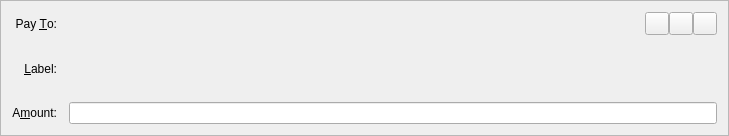
<?xml version="1.0" encoding="UTF-8"?>
<ui version="4.0">
 <class>SendCoinsEntry</class>
 <widget class="QFrame" name="SendCoinsEntry">
  <property name="geometry">
   <rect>
    <x>0</x>
    <y>0</y>
    <width>729</width>
    <height>136</height>
   </rect>
  </property>
  <property name="windowTitle">
   <string>Form</string>
  </property>
  <property name="frameShape">
   <enum>QFrame::StyledPanel</enum>
  </property>
  <property name="frameShadow">
   <enum>QFrame::Sunken</enum>
  </property>
  <layout class="QGridLayout" name="gridLayout">
   <property name="spacing">
    <number>12</number>
   </property>
   <item row="5" column="0">
    <widget class="QLabel" name="label">
     <property name="text">
      <string>A&amp;mount:</string>
     </property>
     <property name="alignment">
      <set>Qt::AlignRight|Qt::AlignTrailing|Qt::AlignVCenter</set>
     </property>
     <property name="buddy">
      <cstring>payAmount</cstring>
     </property>
    </widget>
   </item>
   <item row="3" column="0">
    <widget class="QLabel" name="label_2">
     <property name="text">
      <string>Pay &amp;To:</string>
     </property>
     <property name="alignment">
      <set>Qt::AlignRight|Qt::AlignTrailing|Qt::AlignVCenter</set>
     </property>
     <property name="buddy">
      <cstring>payTo</cstring>
     </property>
    </widget>
   </item>
   <item row="5" column="1">
    <widget class="BitcoinAmountField" name="payAmount"/>
   </item>
   <item row="4" column="1">
    <layout class="QHBoxLayout" name="horizontalLayout_2">
     <property name="spacing">
      <number>0</number>
     </property>
     <item>
      <widget class="QValidatedLineEdit" name="addAsLabel" native="true">
       <property name="enabled">
        <bool>true</bool>
       </property>
       <property name="toolTip">
        <string>Enter a label for this address to add it to your address book</string>
       </property>
      </widget>
     </item>
    </layout>
   </item>
   <item row="4" column="0">
    <widget class="QLabel" name="label_4">
     <property name="text">
      <string>&amp;Label:</string>
     </property>
     <property name="alignment">
      <set>Qt::AlignRight|Qt::AlignTrailing|Qt::AlignVCenter</set>
     </property>
     <property name="buddy">
      <cstring>addAsLabel</cstring>
     </property>
    </widget>
   </item>
   <item row="3" column="1">
    <layout class="QHBoxLayout" name="payToLayout">
     <property name="spacing">
      <number>0</number>
     </property>
     <item>
      <widget class="QValidatedLineEdit" name="payTo" native="true">
       <property name="toolTip">
        <string>The address to send the payment to  (e.g. FHYYWDsdxxUKdP3kgWSmNLp8wNkj3S7aMr)</string>
       </property>
       <property name="maxLength" stdset="0">
        <number>100</number>
       </property>
      </widget>
     </item>
     <item>
      <widget class="QToolButton" name="addressBookButton">
       <property name="toolTip">
        <string>Choose address from address book</string>
       </property>
       <property name="text">
        <string/>
       </property>
       <property name="icon">
        <iconset resource="../bitcoin.qrc">
         <normaloff>:/icons/address-book</normaloff>:/icons/address-book</iconset>
       </property>
       <property name="shortcut">
        <string>Alt+A</string>
       </property>
      </widget>
     </item>
     <item>
      <widget class="QToolButton" name="pasteButton">
       <property name="toolTip">
        <string>Paste address from clipboard</string>
       </property>
       <property name="text">
        <string/>
       </property>
       <property name="icon">
        <iconset resource="../bitcoin.qrc">
         <normaloff>:/icons/editpaste</normaloff>:/icons/editpaste</iconset>
       </property>
       <property name="shortcut">
        <string>Alt+P</string>
       </property>
      </widget>
     </item>
     <item>
      <widget class="QToolButton" name="deleteButton">
       <property name="toolTip">
        <string>Remove this recipient</string>
       </property>
       <property name="text">
        <string/>
       </property>
       <property name="icon">
        <iconset resource="../bitcoin.qrc">
         <normaloff>:/icons/remove</normaloff>:/icons/remove</iconset>
       </property>
      </widget>
     </item>
    </layout>
   </item>
  </layout>
 </widget>
 <customwidgets>
  <customwidget>
   <class>QValidatedLineEdit</class>
   <extends>QWidget</extends>
   <header>qvalidatedlineedit.h</header>
  </customwidget>
  <customwidget>
   <class>BitcoinAmountField</class>
   <extends>QLineEdit</extends>
   <header>bitcoinamountfield.h</header>
   <container>1</container>
  </customwidget>
 </customwidgets>
 <resources>
  <include location="../bitcoin.qrc"/>
 </resources>
 <connections/>
</ui>
